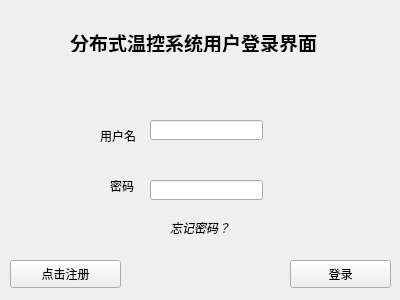
<?xml version="1.0" encoding="UTF-8"?>
<ui version="4.0">
 <class>LoginWindow</class>
 <widget class="QWidget" name="LoginWindow">
  <property name="geometry">
   <rect>
    <x>0</x>
    <y>0</y>
    <width>400</width>
    <height>300</height>
   </rect>
  </property>
  <property name="windowTitle">
   <string>登录界面</string>
  </property>
  <property name="autoFillBackground">
   <bool>false</bool>
  </property>
  <widget class="QPushButton" name="pushButton">
   <property name="geometry">
    <rect>
     <x>290</x>
     <y>260</y>
     <width>101</width>
     <height>28</height>
    </rect>
   </property>
   <property name="text">
    <string>登录</string>
   </property>
  </widget>
  <widget class="QPushButton" name="pushButton_2">
   <property name="geometry">
    <rect>
     <x>10</x>
     <y>260</y>
     <width>111</width>
     <height>28</height>
    </rect>
   </property>
   <property name="text">
    <string>点击注册</string>
   </property>
  </widget>
  <widget class="QLineEdit" name="lineEdit">
   <property name="geometry">
    <rect>
     <x>150</x>
     <y>120</y>
     <width>113</width>
     <height>20</height>
    </rect>
   </property>
   <property name="text">
    <string/>
   </property>
  </widget>
  <widget class="QLineEdit" name="lineEdit_2">
   <property name="geometry">
    <rect>
     <x>150</x>
     <y>180</y>
     <width>113</width>
     <height>20</height>
    </rect>
   </property>
  </widget>
  <widget class="QLabel" name="label">
   <property name="geometry">
    <rect>
     <x>100</x>
     <y>130</y>
     <width>54</width>
     <height>12</height>
    </rect>
   </property>
   <property name="text">
    <string>用户名</string>
   </property>
   <property name="textFormat">
    <enum>Qt::AutoText</enum>
   </property>
  </widget>
  <widget class="QLabel" name="label_2">
   <property name="geometry">
    <rect>
     <x>110</x>
     <y>180</y>
     <width>54</width>
     <height>12</height>
    </rect>
   </property>
   <property name="text">
    <string>密码</string>
   </property>
  </widget>
  <widget class="QLabel" name="label_3">
   <property name="geometry">
    <rect>
     <x>70</x>
     <y>32</y>
     <width>261</width>
     <height>20</height>
    </rect>
   </property>
   <property name="font">
    <font>
     <family>Adobe Arabic</family>
     <pointsize>14</pointsize>
     <weight>75</weight>
     <bold>true</bold>
    </font>
   </property>
   <property name="text">
    <string>分布式温控系统用户登录界面</string>
   </property>
  </widget>
  <widget class="QLabel" name="label_4">
   <property name="geometry">
    <rect>
     <x>170</x>
     <y>220</y>
     <width>71</width>
     <height>16</height>
    </rect>
   </property>
   <property name="font">
    <font>
     <family>04b_21</family>
     <weight>50</weight>
     <italic>true</italic>
     <bold>false</bold>
    </font>
   </property>
   <property name="text">
    <string>忘记密码？</string>
   </property>
   <property name="openExternalLinks">
    <bool>true</bool>
   </property>
  </widget>
 </widget>
 <layoutdefault spacing="6" margin="11"/>
 <resources/>
 <connections/>
</ui>
